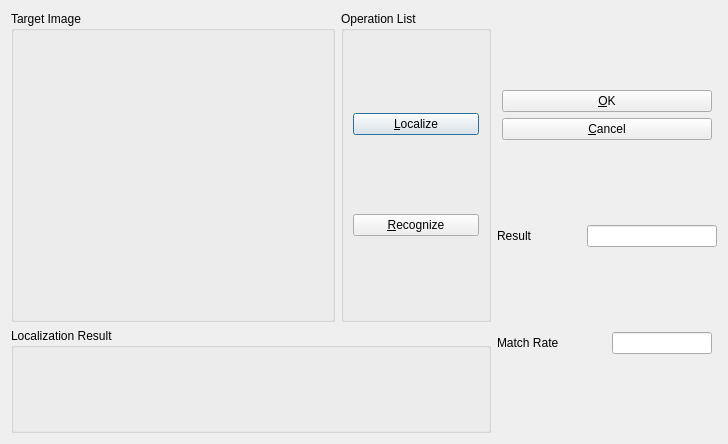
<?xml version="1.0" encoding="UTF-8"?>
<ui version="4.0">
 <class>RecognizeDialog</class>
 <widget class="QDialog" name="RecognizeDialog">
  <property name="geometry">
   <rect>
    <x>0</x>
    <y>0</y>
    <width>728</width>
    <height>444</height>
   </rect>
  </property>
  <property name="windowTitle">
   <string>Dialog</string>
  </property>
  <layout class="QHBoxLayout" name="horizontalLayout_5">
   <item>
    <layout class="QVBoxLayout" name="verticalLayout_3">
     <item>
      <layout class="QHBoxLayout" name="horizontalLayout_4">
       <item>
        <widget class="QGroupBox" name="groupBox">
         <property name="title">
          <string>Target Image</string>
         </property>
         <layout class="QVBoxLayout" name="verticalLayout">
          <item>
           <widget class="ImageWidget" name="widget_targetImage" native="true">
            <property name="minimumSize">
             <size>
              <width>300</width>
              <height>270</height>
             </size>
            </property>
           </widget>
          </item>
         </layout>
        </widget>
       </item>
       <item>
        <widget class="QGroupBox" name="groupBox_2">
         <property name="title">
          <string>Operation List</string>
         </property>
         <layout class="QVBoxLayout" name="verticalLayout_4">
          <item>
           <widget class="QPushButton" name="pushButton_localize">
            <property name="text">
             <string>&amp;Localize</string>
            </property>
           </widget>
          </item>
          <item>
           <widget class="QPushButton" name="pushButton_recognize">
            <property name="text">
             <string>&amp;Recognize</string>
            </property>
           </widget>
          </item>
         </layout>
        </widget>
       </item>
      </layout>
     </item>
     <item>
      <widget class="QGroupBox" name="groupBox_3">
       <property name="title">
        <string>Localization Result</string>
       </property>
       <layout class="QHBoxLayout" name="horizontalLayout">
        <item>
         <widget class="ImageWidget" name="widget_digit_1" native="true">
          <property name="minimumSize">
           <size>
            <width>60</width>
            <height>50</height>
           </size>
          </property>
         </widget>
        </item>
        <item>
         <widget class="ImageWidget" name="widget_digit_2" native="true">
          <property name="minimumSize">
           <size>
            <width>60</width>
            <height>50</height>
           </size>
          </property>
         </widget>
        </item>
        <item>
         <widget class="ImageWidget" name="widget_digit_3" native="true">
          <property name="minimumSize">
           <size>
            <width>60</width>
            <height>50</height>
           </size>
          </property>
         </widget>
        </item>
        <item>
         <widget class="ImageWidget" name="widget_digit_4" native="true">
          <property name="minimumSize">
           <size>
            <width>60</width>
            <height>50</height>
           </size>
          </property>
         </widget>
        </item>
        <item>
         <widget class="ImageWidget" name="widget_digit_5" native="true">
          <property name="minimumSize">
           <size>
            <width>60</width>
            <height>50</height>
           </size>
          </property>
         </widget>
        </item>
        <item>
         <widget class="ImageWidget" name="widget_digit_6" native="true">
          <property name="minimumSize">
           <size>
            <width>60</width>
            <height>50</height>
           </size>
          </property>
         </widget>
        </item>
        <item>
         <widget class="ImageWidget" name="widget_digit_7" native="true">
          <property name="minimumSize">
           <size>
            <width>60</width>
            <height>50</height>
           </size>
          </property>
         </widget>
        </item>
       </layout>
      </widget>
     </item>
    </layout>
   </item>
   <item>
    <layout class="QVBoxLayout" name="verticalLayout_2">
     <item>
      <layout class="QVBoxLayout" name="verticalLayout_5">
       <property name="leftMargin">
        <number>5</number>
       </property>
       <property name="rightMargin">
        <number>5</number>
       </property>
       <item>
        <widget class="QPushButton" name="pushButton_okAndSave">
         <property name="text">
          <string>&amp;OK</string>
         </property>
        </widget>
       </item>
       <item>
        <widget class="QPushButton" name="pushButton_cancel">
         <property name="text">
          <string>&amp;Cancel</string>
         </property>
        </widget>
       </item>
      </layout>
     </item>
     <item>
      <layout class="QHBoxLayout" name="horizontalLayout_3">
       <item>
        <widget class="QLabel" name="label">
         <property name="minimumSize">
          <size>
           <width>50</width>
           <height>0</height>
          </size>
         </property>
         <property name="text">
          <string>Result</string>
         </property>
         <property name="margin">
          <number>5</number>
         </property>
        </widget>
       </item>
       <item>
        <widget class="QLineEdit" name="lineEdit_result">
         <property name="minimumSize">
          <size>
           <width>130</width>
           <height>0</height>
          </size>
         </property>
         <property name="maximumSize">
          <size>
           <width>100</width>
           <height>16777215</height>
          </size>
         </property>
        </widget>
       </item>
      </layout>
     </item>
     <item>
      <layout class="QHBoxLayout" name="horizontalLayout_2">
       <property name="rightMargin">
        <number>5</number>
       </property>
       <item>
        <widget class="QLabel" name="label_2">
         <property name="text">
          <string>Match Rate</string>
         </property>
         <property name="margin">
          <number>5</number>
         </property>
        </widget>
       </item>
       <item>
        <widget class="QLineEdit" name="lineEdit_matchRate">
         <property name="maximumSize">
          <size>
           <width>100</width>
           <height>16777215</height>
          </size>
         </property>
         <property name="readOnly">
          <bool>true</bool>
         </property>
        </widget>
       </item>
      </layout>
     </item>
    </layout>
   </item>
  </layout>
 </widget>
 <customwidgets>
  <customwidget>
   <class>ImageWidget</class>
   <extends>QWidget</extends>
   <header location="global">imagewidget.h</header>
   <container>1</container>
  </customwidget>
 </customwidgets>
 <resources/>
 <connections/>
</ui>
